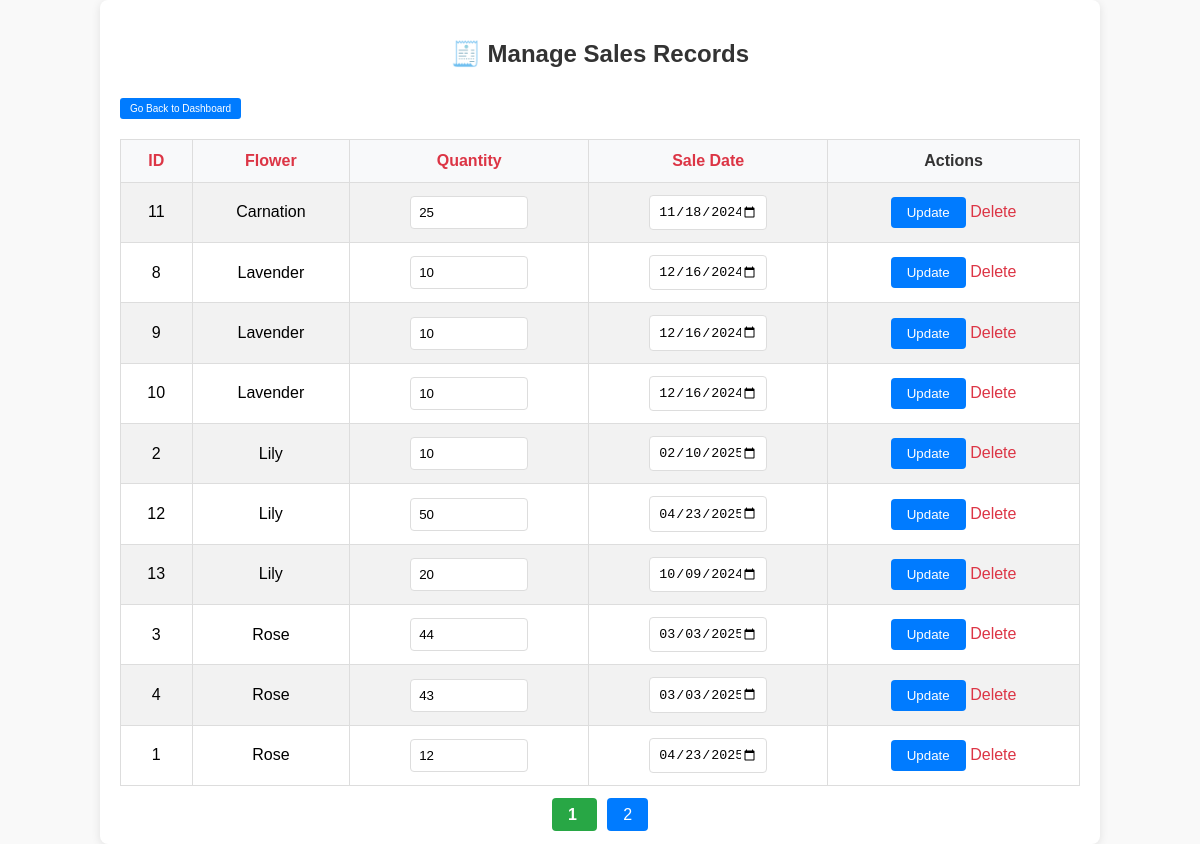
/manage_sales.php?order_by=name&order_dir=ASC, run on the app's committed database.
### tables this page shows
CREATE TABLE `sales` (
  `id` int(11) NOT NULL,
  `product_id` int(11) NOT NULL,
  `quantity` int(11) NOT NULL,
  `sale_date` date NOT NULL
);

CREATE TABLE `product` (
  `flower_id` int(11) NOT NULL,
  `name` varchar(255) NOT NULL,
  `description` text DEFAULT NULL,
  `price` decimal(10,2) NOT NULL,
  `quantity` int(11) DEFAULT NULL,
  `size` varchar(255) NOT NULL,
  `color` varchar(255) NOT NULL,
  `available` int(11) NOT NULL,
  `image_url` varchar(255) NOT NULL
);

### manage_sales.php (the view, shortened to what this page needs)
<?php
include 'db.php';
$rows_per_page = 10;
$page = isset($_GET['page']) ? (int) $_GET['page'] : 1;
$offset = ($page - 1) * $rows_per_page;
$order_by = isset($_GET['order_by']) ? $_GET['order_by'] : 'sale_date';
$order_dir = isset($_GET['order_dir']) ? $_GET['order_dir'] : 'DESC';
$sales = $conn->query("SELECT s.*, p.name FROM sales s
                       JOIN product p ON s.product_id = p.flower_id
                       ORDER BY $order_by $order_dir
                       LIMIT $offset, $rows_per_page");
$total_sales = $conn->query("SELECT COUNT(*) as total FROM sales")->fetch_assoc()['total'];
$total_pages = ceil($total_sales / $rows_per_page);
?>
<!DOCTYPE html>
<html lang="en">
<head>
</head>
<body>
    <div class="container">
        <h2>🧾 Manage Sales Records</h2>
        <a href="dashboard.php" class="btn-back-dashboard">Go Back to Dashboard</a>
        <table>
            <tr>
                <th><a href="?order_by=id&order_dir=<?= $order_dir == 'ASC' ? 'DESC' : 'ASC' ?>">ID</a></th>
                <th><a href="?order_by=name&order_dir=<?= $order_dir == 'ASC' ? 'DESC' : 'ASC' ?>">Flower</a></th>
                <th><a href="?order_by=quantity&order_dir=<?= $order_dir == 'ASC' ? 'DESC' : 'ASC' ?>">Quantity</a></th>
                <th><a href="?order_by=sale_date&order_dir=<?= $order_dir == 'ASC' ? 'DESC' : 'ASC' ?>">Sale Date</a></th>
                <th>Actions</th>
            </tr>
            <?php while ($row = $sales->fetch_assoc()): ?>
            <tr>
                <form method="post">
                    <td><?= $row['id'] ?></td>
                    <td><?= htmlspecialchars($row['name']) ?></td>
                    <td><input type="number" name="quantity" value="<?= $row['quantity'] ?>" required></td>
                    <td><input type="date" name="sale_date" value="<?= $row['sale_date'] ?>" required></td>
                    <td>
                        <input type="submit" name="update_sale" value="Update">
                        <a href="?delete=<?= $row['id'] ?>" onclick="return confirm('Delete this sale?')">Delete</a>
                    </td>
                </form>
            </tr>
            <?php endwhile; ?>
        </table>
        <div class="pagination">
            <?php for ($i = 1; $i <= $total_pages; $i++): ?>
                <a href="?page=<?= $i ?>" class="<?= ($i == $page) ? 'active' : '' ?>">
                    <?= $i ?>
                </a>
            <?php endfor; ?>
        </div>
    </div>
</body>
</html>

### manage_sales.php (style rules this page uses)
body { font-family: 'Arial', sans-serif; background-color: #f9f9f9; margin: 0; padding: 0; display: flex; justify-content: center; align-items: center; min-height: 100vh; }
.container { background-color: #fff; padding: 20px; border-radius: 8px; box-shadow: 0 2px 10px rgba(0, 0, 0, 0.1); width: 80%; max-width: 1000px; }
h2 { text-align: center; color: #333; }
table { width: 100%; border-collapse: collapse; margin-top: 20px; }
table th, table td { padding: 12px; text-align: center; border: 1px solid #ddd; }
table th { background-color: #f8f9fa; color: #333; cursor: pointer; }
table tr:nth-child(even) { background-color: #f2f2f2; }
table input[type="number"], table input[type="date"] { padding: 8px; width: 100px; border: 1px solid #ddd; border-radius: 4px; }
table input[type="submit"] { background-color: #007bff; color: white; padding: 8px 16px; border: none; border-radius: 4px; cursor: pointer; }
a { text-decoration: none; color: #dc3545; }
.pagination { text-align: center; margin-top: 20px; }
.pagination a { margin: 0 5px; padding: 8px 16px; background-color: #007bff; color: white; border-radius: 4px; }
.pagination a.active { font-weight: bold; background-color: #28a745; }
.btn-back-dashboard { display: inline-block; padding: 5px 10px; background-color: #007bff; color: white; font-size: 10px; text-decoration: none; border-radius: 3px; margin-top: 10px; text-align: center; }

### data on the page
sales: id "11", product.name "Carnation", quantity "25", sale_date "11/18/2024"
sales: id "8", product.name "Lavender", quantity "10", sale_date "12/16/2024"
sales: id "9", product.name "Lavender", quantity "10", sale_date "12/16/2024"
sales: id "10", product.name "Lavender", quantity "10", sale_date "12/16/2024"
sales: id "2", product.name "Lily", quantity "10", sale_date "02/10/2025"
sales: id "12", product.name "Lily", quantity "50", sale_date "04/23/2025"
sales: id "13", product.name "Lily", quantity "20", sale_date "10/09/2024"
sales: id "3", product.name "Rose", quantity "44", sale_date "03/03/2025"
sales: id "4", product.name "Rose", quantity "43", sale_date "03/03/2025"
sales: id "1", product.name "Rose", quantity "12", sale_date "04/23/2025"
